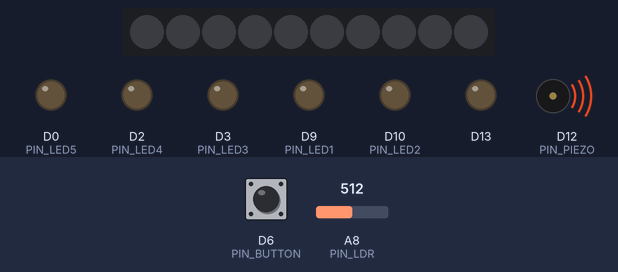
The sketch below on a simulated Adafruit Circuit Playground Express. Shown: 10 RGB LEDs in strip order, left to right, output pins drawn as LEDs (lit = HIGH), buzzer (waves = sounding). The test bench sets the inputs (shaded band); at power-on: D6 (PIN_BUTTON) HIGH, A8 (PIN_LDR) = 512. What the sketch prints to the serial monitor is not drawn.

Above: at 0.2 s.
At 6.2 s:
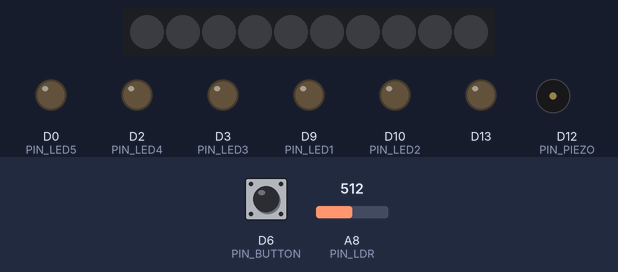
6.3 s: D6 (PIN_BUTTON) pulled LOW for 3.2 s
At 7.1 s:
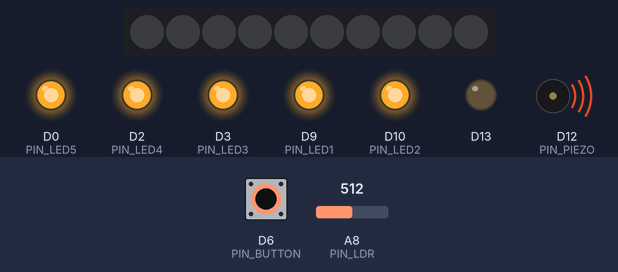
Timing chart, 0 to 9.7 s (numbered marks = the images above; inputs shaded):
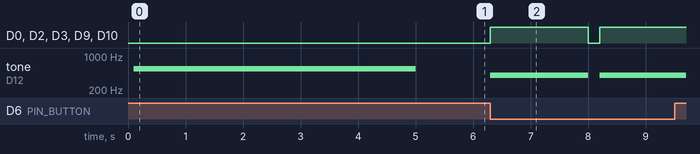

Measured:
- after the input at 6.3 s, D0 (PIN_LED5), D2 (PIN_LED4), D3 (PIN_LED3), D9 (PIN_LED1), D10 (PIN_LED2): LOW → HIGH at once, → LOW 1.7 s later, → HIGH 0.20 s later; tone on D12 (PIN_PIEZO): silent → 400 Hz at once, → silent 1.7 s later, → 400 Hz 0.20 s later

The sketch:

42Sonification_IvySun.ino
```cpp
/*
  Final Project Title: Sonification of 42
  Student Name & ID: Ivy Sun 3183268
  Course Code & Titlel: DIGF-3010-001 Advanced Wearable Electronics
  OCAD University
  Modified by Ivy Sun in Apr. 2022
  Based on:
  Sample Code file "Hello_Speaker" from Adafruit Circuit Playground Examples Library
  Sample Code file "Hello_LightSensor" from Adafruit Circuit Playground Express Examples Library
  Sample Code file "analog_sensors" from Adafruit Circuit Playground Express Examples Library

  Code Examples from "Working With Sensor Data" section of "Make: Wearable Electronics":
  "Mapping" by Prof. Kate Hartman
  https://github.com/katehartman/Make-Wearable-Electronics/tree/master/MWE_Ch07_Mapping
  https://github.com/katehartman/Make-Wearable-Electronics/blob/master/MWE_Ch07_Mapping/MWE_Ch07_Mapping.ino

  Arduino Tutorials/References/Resources/Built-In Examples:
  "Calibration" by SM
  https://www.arduino.cc/en/Tutorial/BuiltInExamples/Calibration

  https://www.arduino.cc/reference/en/language/functions/math/constrain/
  https://www.arduino.cc/en/Reference/Map
  https://www.arduino.cc/en/Reference/Millis
  https://www.arduino.cc/en/Reference/While
*/

#include <Adafruit_CircuitPlayground.h>

#define PIN_LDR      A8 // A8
// According to CPX pinout diragram, A8 is for CPX onborad/build-in light sensor.

#define PIN_PIEZO    12 // A0
// According to CPX pinout diragram, A0 is for CPX onborad/build-in speaker.

#define PIN_BUTTON   6 // A1
#define PIN_LED1     9 // A2
#define PIN_LED2     10 // A3
#define PIN_LED3     3 // A4
#define PIN_LED4     2 // A5
#define PIN_LED5     0 // A6
//#define PIN_LED6     1 // A7
// A7 pin of my CPX has connecting issue, thus, deselected
// LED6 plug directly into the power supply

#define CALIBRATION_DURATION 5 // in seconds

/*
  // Pitch definitions in Hz
  #define PITCH_MIN_LOWER 5
  #define PITCH_MIN_UPPER 170
  #define PITCH_MAX_LOWER 20
  #define PITCH_MAX_UPPER 1000
*/

// These defines set the range of sound frequencies when mapping to the sensor value.
#define TONE_FREQ_MIN    400
#define TONE_FREQ_MAX    1000

int sensorValue = 0, sensorMin = 700, sensorMax = 0;
//int mappedsensorValue = 0;

//int pitchMin = TONE_FREQ_MIN, pitchMax = TONE_FREQ_MAX;

unsigned long lastPressedButton = 0;
byte buttonState = 0;

void setup()
{
  // Setup serial port.
  Serial.begin(9600);

  // print the sensor and mapped sensor values:
  Serial.print("Light Sensor Value: ");
  Serial.print(sensorValue);
  //Serial.print(", Mapped Light Sensor Value: ");
  //Serial.println(mappedsensorValue);

  // delay between readings:
  delay(100);

  //Serial.println(analogRead(PIN_LDR));

  // Setup Circuit Playground library.
  CircuitPlayground.begin();

  pinMode(PIN_PIEZO, OUTPUT);
  pinMode(PIN_LED1, OUTPUT);
  pinMode(PIN_LED2, OUTPUT);
  pinMode(PIN_LED3, OUTPUT);
  pinMode(PIN_LED4, OUTPUT);
  pinMode(PIN_LED5, OUTPUT);
  //pinMode(PIN_LED6, OUTPUT);

  //pinMode(PIN_LDR, INPUT);

  pinMode(PIN_BUTTON, INPUT_PULLUP);

  //pinMode(PIN_POTI_MIN, INPUT);
  //pinMode(PIN_POTI_MAX, INPUT);

  // Map the sensor value to a tone frequency.
  //int frequency = map(sensorValue, sensorMin, sensorMax, TONE_FREQ_MIN, TONE_FREQ_MAX);

  tone(PIN_PIEZO, 550);

  //CircuitPlayground.playTone(frequency, 100);

  while (millis() < (CALIBRATION_DURATION * 1000)) {
    sensorValue = analogRead(PIN_LDR);
    sensorMax = max(sensorValue, sensorMax);
    sensorMin = min(sensorValue, sensorMin);
  }
  noTone(PIN_PIEZO);
  //digitalWrite(PIN_PIEZO, LOW);
  //CircuitPlayground.playTone(frequency, 100);
}

void loop()
{
  if ((millis() - lastPressedButton > 200) && digitalRead(PIN_BUTTON) == LOW) {
    lastPressedButton = millis();
    buttonState++;
    buttonState %= 7;
    // six modes of preset tempo in total
    // pressed time should at least an interval of 0.2 seconds

    //pitchMin = PITCH_MIN_LOWER + map(analogRead(PIN_POTI_MIN), 0, 1023, 0, PITCH_MIN_UPPER);
    //pitchMin = constrain(pitchMin, TONE_FREQ_MIN, TONE_FREQ_MAX);
    //pitchMax = PITCH_MAX_LOWER + map(analogRead(PIN_POTI_MAX), 0, 1023, 0, PITCH_MAX_UPPER);
    //pitchMax = constrain(pitchMax, TONE_FREQ_MIN, TONE_FREQ_MAX));

  }


  if (buttonState > 0) {
    sensorValue = analogRead(PIN_LDR);

    // apply the calibration to the sensor reading
    sensorValue = map(sensorValue, sensorMin, sensorMax, TONE_FREQ_MIN, TONE_FREQ_MAX);
    //mappedsensorValue = map(sensorValue, sensorMin, sensorMax, TONE_FREQ_MIN, TONE_FREQ_MAX);

    // in case the sensor value is outside the range seen during calibration
    sensorValue = constrain(sensorValue, TONE_FREQ_MIN, TONE_FREQ_MAX);

    //CircuitPlayground.playTone(PIN_PIEZO, sensorValue);

    tone(PIN_PIEZO, sensorValue);

    //analogWrite(PIN_LED1, sensorValue);
    digitalWrite(PIN_LED1, HIGH);;
    //analogWrite(PIN_LED1, mappedsensorValue);
    //delay(500);
    //digitalWrite(PIN_LED1, LOW);
    //delay(500);

    //analogWrite(PIN_LED2, sensorValue);
    digitalWrite(PIN_LED2, HIGH);
    //delay(1000);
    //digitalWrite(PIN_LED2, LOW);
    //delay(500);

    //analogWrite(PIN_LED3, sensorValue);
    digitalWrite(PIN_LED3, HIGH);
    //delay(750);
    //digitalWrite(PIN_LED3, LOW);
    //delay(300);

    //analogWrite(PIN_LED4, sensorValue);
    digitalWrite(PIN_LED4, HIGH);
    //delay(200);
    //digitalWrite(PIN_LED4, LOW);
    //delay(500);

    //analogWrite(PIN_LED5, sensorValue);
    digitalWrite(PIN_LED5, HIGH);
    //delay(800);
    //digitalWrite(PIN_LED5, LOW);
    //delay(750);

    //analogWrite(PIN_LED6, sensorValue);
    //digitalWrite(PIN_LED6, HIGH);
    //delay(900);
    //digitalWrite(PIN_LED6, LOW);
    //delay(300);

    //digitalWrite(PIN_PIEZO, HIGH);

    if (buttonState == 2) {
      //tone(PIN_PIEZO, sensorValue);
      delay(160);
    } else if (buttonState == 3) {
      //tone(PIN_PIEZO, sensorValue);
      delay(75);
    }
    else if (buttonState == 4) {
      //tone(PIN_PIEZO, sensorValue);
      delay(250);
    }
    else if (buttonState == 5) {
      //tone(PIN_PIEZO, sensorValue);
      delay(400);
    }
    else if (buttonState == 6) {
      //tone(PIN_PIEZO, sensorValue);
      delay(100);
    }
  }

  else {
    noTone(PIN_PIEZO);
    digitalWrite(PIN_LED1, LOW);
    digitalWrite(PIN_LED2, LOW);
    digitalWrite(PIN_LED3, LOW);
    digitalWrite(PIN_LED4, LOW);
    digitalWrite(PIN_LED5, LOW);
    //digitalWrite(PIN_LED6, LOW);
  }
}
```
